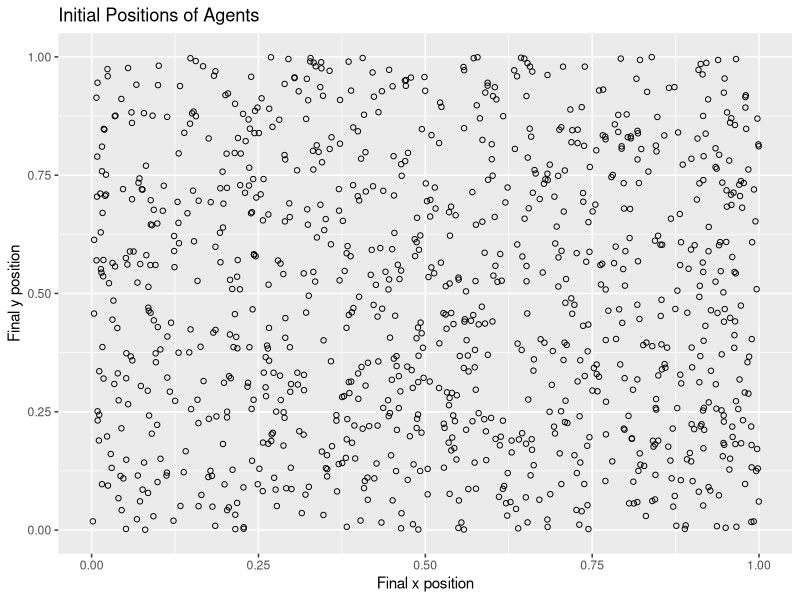
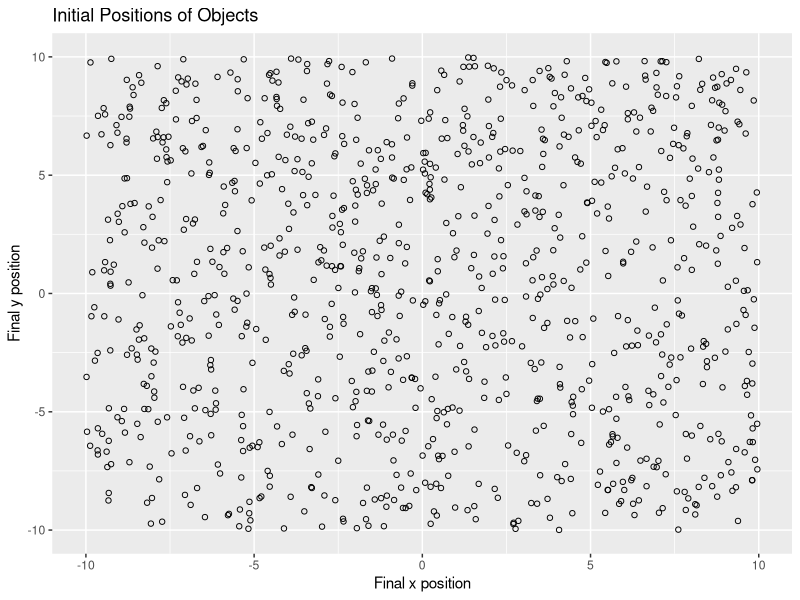
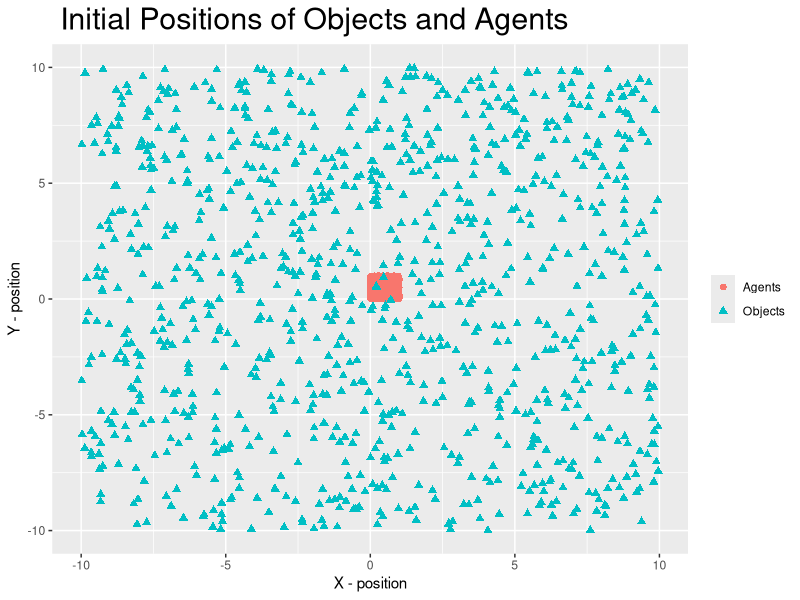
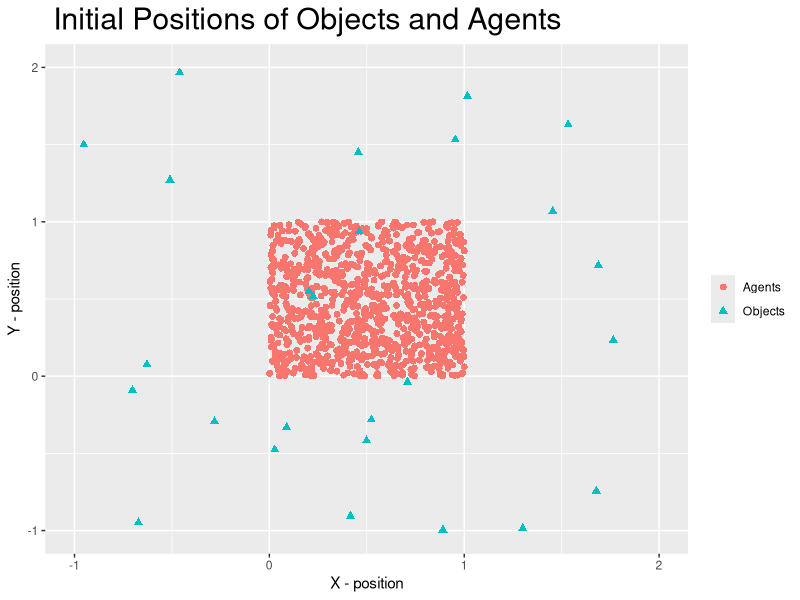

The R source for these figures, in order:
# ----------------------------------------------------------------- #
# -------------------- AGENT BASED MODELLING ---------------------- #
# ----------------------------------------------------------------- #

# Packages required for this code to run
packages <- c("ggplot2", "FNN", "utils")
lapply(packages, require, character.only = TRUE)

n <- 1000
a <- 0.01
i <- c(1:n) # order of agents

# Define the x-y locations of the agents and the objects
x <- runif(n,0,1)
y <- runif(n,0,1)
x_obj <- runif(n,-10,10); y_obj <- runif(n,-10,10)
objects <- data.frame(x = x_obj, y = y_obj)

nn <- 5 # The number of nearest neighbours used in the algorithm

# Pre-define a data frame with the initial starting points of each agent
# at time t = 0 and positions = 0 for the remaining time points. These
# positions will be changed in the loop below. 
dfx <- as.data.frame(matrix(0, n, 102))
dfy <- as.data.frame(matrix(0, n, 102))
dfx[,c(1, 2)] <- cbind(i, x)
dfy[,c(1, 2)] <- cbind(i, y)

# Initial empty data frame which will later contain the accumulated wealth of each agent
wealth <- as.data.frame(matrix(0, n, 101))

# Dimension names for the data frames 
names<-NULL
for(t in 1:102){
	if(t==1){
		names[t] <- as.character("Individual")
	}else{
names[t]<-as.character(paste("time =", t - 2))
}}

dimnames(dfx)[[2]] <- names
dimnames(dfy)[[2]] <- names
dimnames(wealth)[[2]] <- names[-1]

# Initial positions of the agents
init_plot <- ggplot(data = data.frame(x = dfx[,2], y = dfy[,2]), aes(x = x, y = y)) 
init_plot <- init_plot + geom_point(shape=1) 
init_plot <- init_plot + xlim(0, 1) + ylim(0, 1)
init_plot <- init_plot + labs(x = "Final x position",  y = "Final y position", 
	title = "Initial Positions of Agents")
pdf("Initial Agents.pdf", 7, 5)
plot(init_plot)
dev.off()

# Initial positions of the objects
init_obj <- ggplot(data = data.frame(x = x_obj, y = y_obj), aes(x = x, y = y)) 
init_obj <- init_obj + geom_point(shape=1) 
init_obj <- init_obj + xlim(-10, 10) + ylim(-10, 10)
init_obj <- init_obj + labs(x = "Final x position",  y = "Final y position", 
	title = "Initial Positions of Objects")
pdf("Initial Objects.pdf", 7, 5)
plot(init_obj)
dev.off()

# Create a factor vector 'z' of length 2000 with levels "Agents" and "Objects"
z <- as.factor(c(rep(1,n),rep(2,n)))
levels(z) <- c("Agents", "Objects")

# Create an initial dataset with the x and y coords of objects and agents together
initial_df <- data.frame(x = c(dfx[,2],x_obj) , y = c(dfy[,2], y_obj), z = z)

# Initial positions of the agents and objects
initial <- ggplot(data = initial_df, aes(x = x, y = y)) 
initial <- initial + geom_point(size=2, aes(color=factor(z), shape=factor(z))) + 
					 theme(legend.title=element_blank()) 
initial <- initial + xlim(-10, 10) + ylim(-10, 10)
initial <- initial + labs(x = "X - position",  y = "Y - position", 
	title = " Initial Positions of Objects and Agents")
initial <- initial + theme(plot.title = element_text(size = rel(2)))
pdf("Initial Agents-Objects.pdf", 7, 5)
plot(initial)
dev.off()

# (zoomed-in) Initial positions of the agents and objects
initial_zoom <- ggplot(data = initial_df, aes(x = x, y = y)) 
initial_zoom <- initial_zoom + geom_point(size=2, aes(color=factor(z), shape=factor(z))) + 
					 theme(legend.title=element_blank()) 
initial_zoom <- initial_zoom + xlim(-1, 2) + ylim(-1, 2)
initial_zoom <- initial_zoom + labs(x = "X - position",  y = "Y - position", 
	title = " Initial Positions of Objects and Agents")
initial_zoom <- initial_zoom + theme(plot.title = element_text(size = rel(2)))
pdf("Initial Agents-Objects(zoomed).pdf", 7, 5)
plot(initial_zoom)
dev.off()
